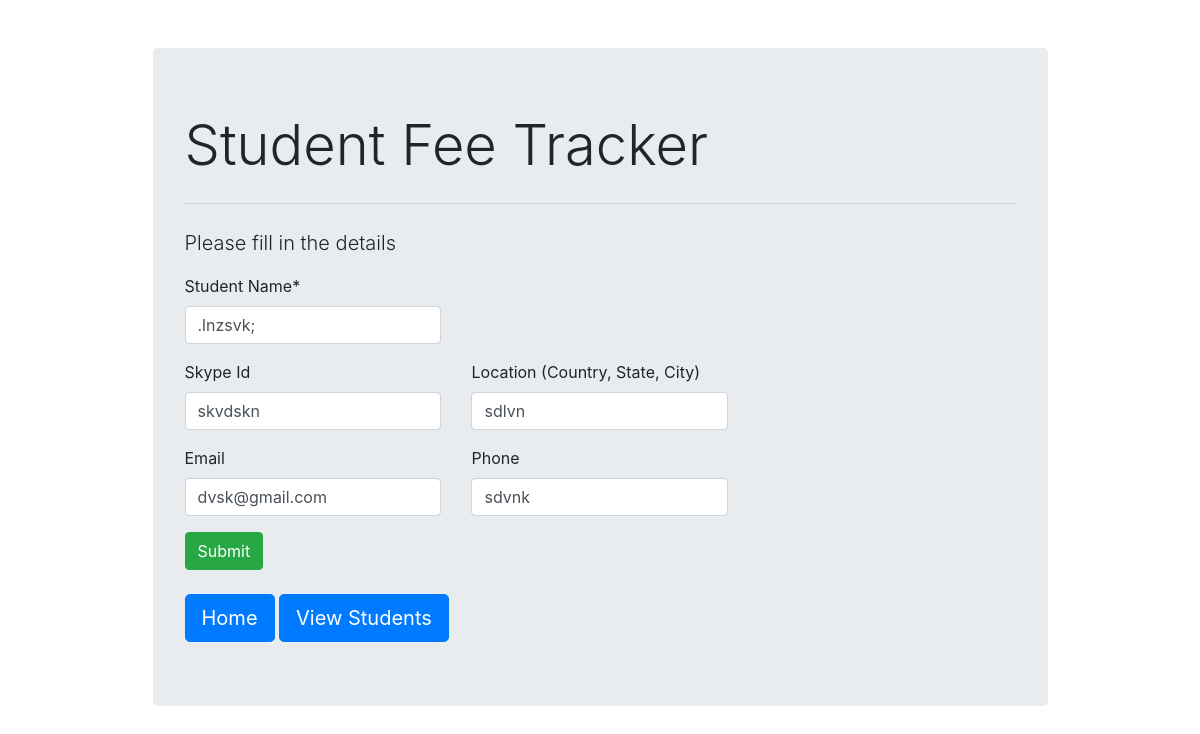
Screenshot of /students/9/ with the database file from the repository.
### students/models.py (models this page shows, shortened)
class Student(models.Model):
	Name		= models.CharField("Student Name",max_length=50)
	Email		= models.EmailField(max_length=50,null=True,blank=True)
	Phone		= models.CharField(max_length=15,null=True,blank=True)
	Skypeid		= models.CharField("Skype Id",max_length=50,null=True,blank=True)
	Location	= models.CharField("Location (Country, State, City)",max_length=50,null=True,blank=True)
	created_ts	= models.DateTimeField(auto_now_add=True,null=True,blank=True)
	updated_ts	= models.DateTimeField(auto_now=True,null=True,blank=True)

### students/views.py (the view, shortened to what this page needs)
# urls.py: path('<int:id>/',views.students_form,name='edit_students'),
def students_form(request,id=0):
	if request.method == 'GET':
		if id == 0:	#Insert operation
			student_form = StudentForm()
		else:		#Update operation
			student 	=	Student.objects.get(pk=id)
			student_form = StudentForm(instance = student)
		return render(request,'students/students_form.html',{'student_form':student_form})

### students/forms.py
class StudentForm(forms.ModelForm):
	class Meta:
		model = Student
		fields = ('Name','Email','Phone','Skypeid','Location')

### students/templates/students/students_form.html
{% extends "students/base.html" %}
{% load crispy_forms_tags %}
{% block content %}
<p class="lead"> Please fill in the details </p>
<form action="" method="post" autocomplete="off">{% csrf_token %}
	<div class="row">
		<div class="col-md-4"> {{ student_form.Name|as_crispy_field}}	</div>
	</div>
	<div class="row">
		<div class="col-md-4"> {{ student_form.Skypeid|as_crispy_field}}	</div>
		<div class="col-md-4"> {{ student_form.Location|as_crispy_field}}	</div>
	</div>
	<div class="row">
		<div class="col-md-4"> {{ student_form.Email|as_crispy_field}} 	</div>
		<div class="col-md-4"> {{ student_form.Phone|as_crispy_field}}	</div>
	</div>
	<button type="Submit" class='btn btn-success'> Submit </button>
</form>
<br><a class="btn btn-primary btn-lg" href="{% url 'students:index' %}" role="button">Home</a>
	<a class="btn btn-primary btn-lg" href="{% url 'students:view_students' %}" role="button">View Students</a>
{% endblock content %}

### rows the page displays
Student: Name ".lnzsvk;", Skypeid "skvdskn", Location "sdlvn", Email "dvsk@gmail.com", Phone "sdvnk"
